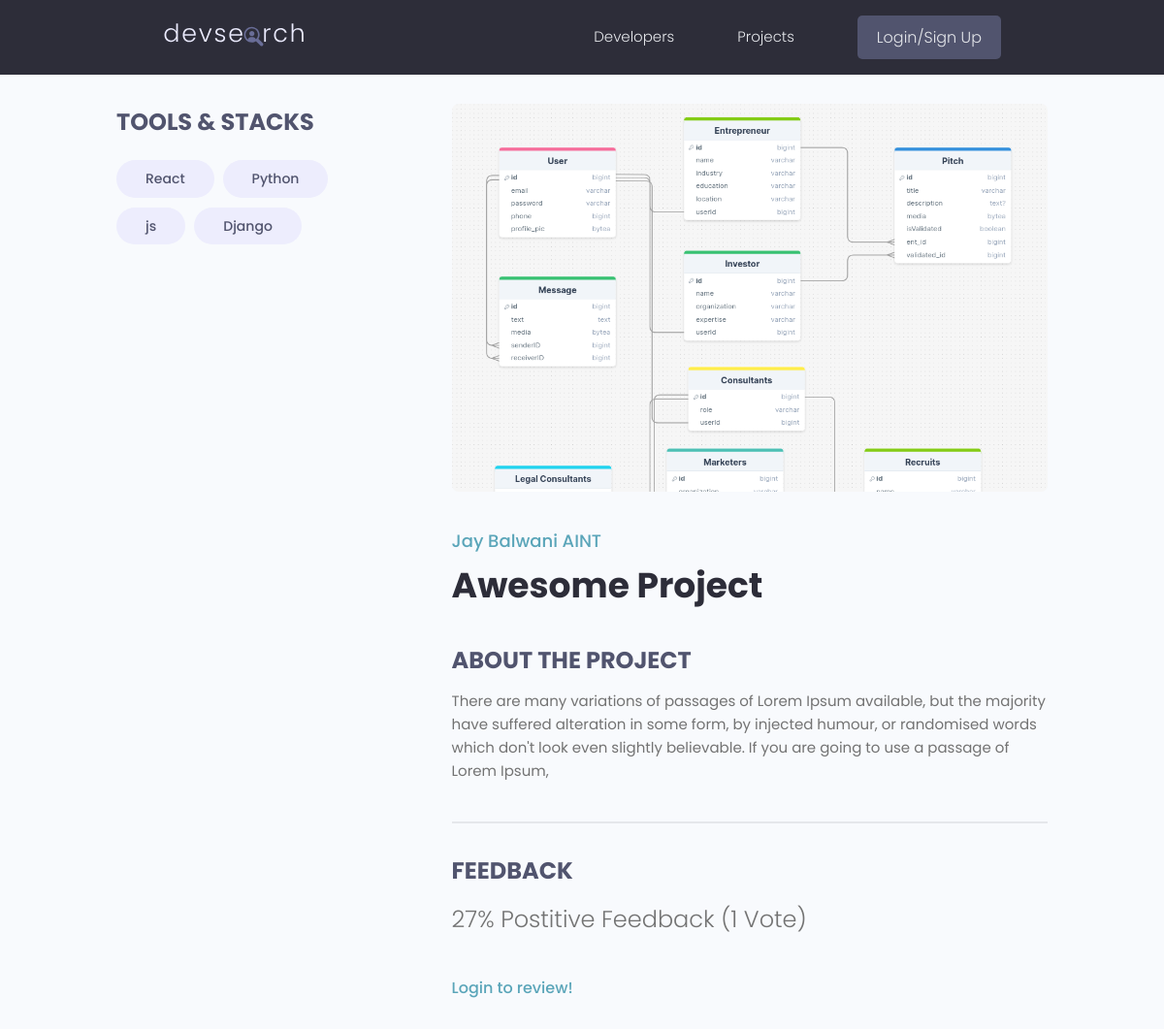
Page /projects/project/2ee08377-19d2-477f-abc8-70009c4707e3/ on the earlier database version.
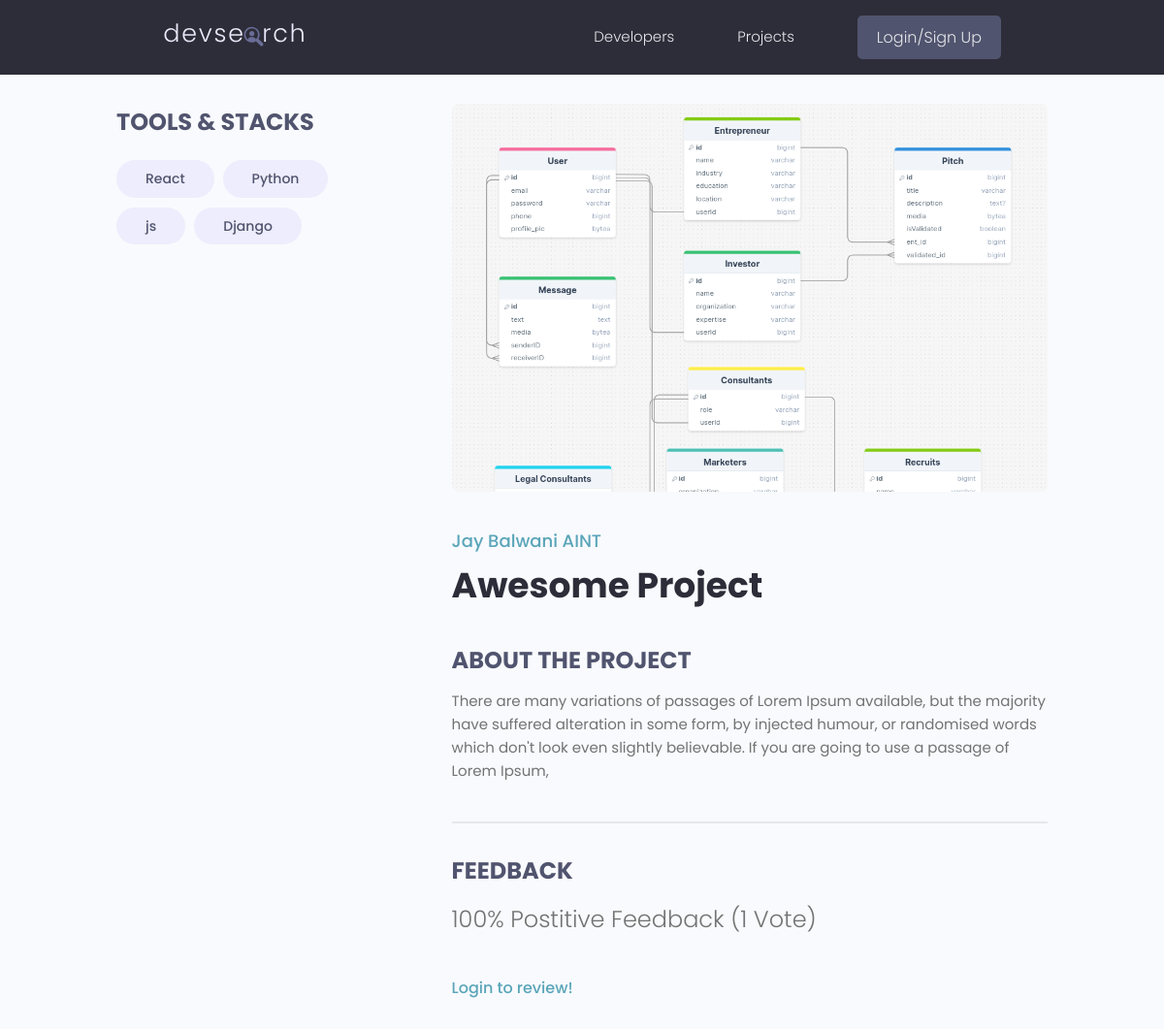
Same page on the later database version.
### projects/models.py (models this page shows, shortened)
class Project(models.Model):
    owner = models.ForeignKey(Profile, null=True, blank=True, on_delete=models.SET_NULL)
    title = models.CharField(max_length=200)
    image = models.ImageField(null=True, blank=True, default="default.jpg")
    description = models.TextField(null=True, blank=True)
    demo_link = models.CharField(max_length=2000, null=True, blank=True)
    source_link = models.CharField(max_length=2000, null=True, blank=True)
    tags = models.ManyToManyField('Tag', blank=True)
    vote_total = models.IntegerField(default=0, null=True, blank=True)
    vote_ratio = models.IntegerField(default=0, null=True, blank=True)
    created = models.DateTimeField(auto_now_add=True)
    id = models.UUIDField(default=uuid.uuid4, primary_key=True, unique=True, editable=False)
    @property
    def reviewers(self):
        queryset = self.review_set.all().values_list('owner__id', flat=True)
        return queryset
    class Meta:
        ordering = ['-vote_ratio', '-vote_total', 'title']

### users/models.py (models this page shows, shortened)
class Profile(models.Model):
    user = models.OneToOneField(User, null=True, blank=True, on_delete=models.CASCADE)
    username = models.CharField(max_length=50, null=True, blank=True)
    location = models.CharField(max_length=50, null=True, blank=True)
    name = models.CharField(max_length=200, null=True, blank=True)
    email = models.EmailField(max_length=200, null=True, blank=True)
    short_intro = models.CharField(max_length=200, null=True, blank=True)
    bio = models.TextField(null=True, blank=True)
    profile_pic = models.ImageField(null=True, blank=True, upload_to='profiles/', default='profiles/user-default.png')
    social_github = models.CharField(max_length=200, null=True, blank=True)
    social_twitter = models.CharField(max_length=200, null=True, blank=True)
    social_linkedin = models.CharField(max_length=200, null=True, blank=True)
    social_youtube = models.CharField(max_length=200, null=True, blank=True)
    social_website = models.CharField(max_length=200, null=True, blank=True)
    created = models.DateTimeField(auto_now_add=True)
    id = models.UUIDField(default=uuid.uuid4, primary_key=True, unique=True, editable=False)

### projects/views.py (the view, shortened to what this page needs)
# urls.py: path('project/<str:pk>/', views.project, name = 'project'),
def project(request, pk):
    project = Project.objects.get(id=pk)
    form = ReviewForm()
    tags = project.tags.all()
    return render(request, 'projects/single-project.html', {'project':project, 'tags':tags, 'form': form})

### projects/models.py (called while the page is built)
    def __str__(self):
        return self.name

### projects/templates/projects/single-project.html (shortened to what this page needs)
{% extends 'main.html' %}
{% block content %}
<main class="singleProject my-md">
    <div class="container">
      <div class="layout">
        <div class="column column--1of3">
          <h3 class="singleProject__subtitle">Tools & Stacks</h3>
          <div class="singleProject__toolStack">
            {% for tag in tags %}
            <span class="tag tag--pill tag--sub tag--lg">
              <small>{{tag}}</small>
            </span>
            {% endfor %}
          </div>
        </div>
        <div class="column column--2of3">
          <img class="singleProject__preview" src="{{project.image.url}}" alt="portfolio thumbnail" />
          <a href="profile.html" class="singleProject__developer">{{project.owner.name}}</a>
          <h2 class="singleProject__title">{{project.title}}</h2>
          <h3 class="singleProject__subtitle">About the Project</h3>
          <div class="singleProject__info">
            {{project.description}}
          </div>
          <div class="comments">
            <h3 class="singleProject__subtitle">Feedback</h3>
            <h5 class="project--rating">
              {{project.vote_ratio}}% Postitive Feedback ({{project.vote_total}} Vote{{project.vote_total|pluralize:"s"}})
            </h5>
            {% if request.user.profile.id in project.reviewers %}
              <p>You have already created a review!</p>
            {% elif request.user.profile == project.owner %}
              <p>You cannot review your own project!</p>
            {% else %}
              <p><a href="{% url 'login' %}?next={{request.path}}">Login to review!</a></p>
            {% endif %}
          </div>
        </div>
      </div>
    </div>
  </main>
{% endblock %}

Differences in the rows shown:
changed Project "Awesome Project": vote_ratio "27" → "100"
